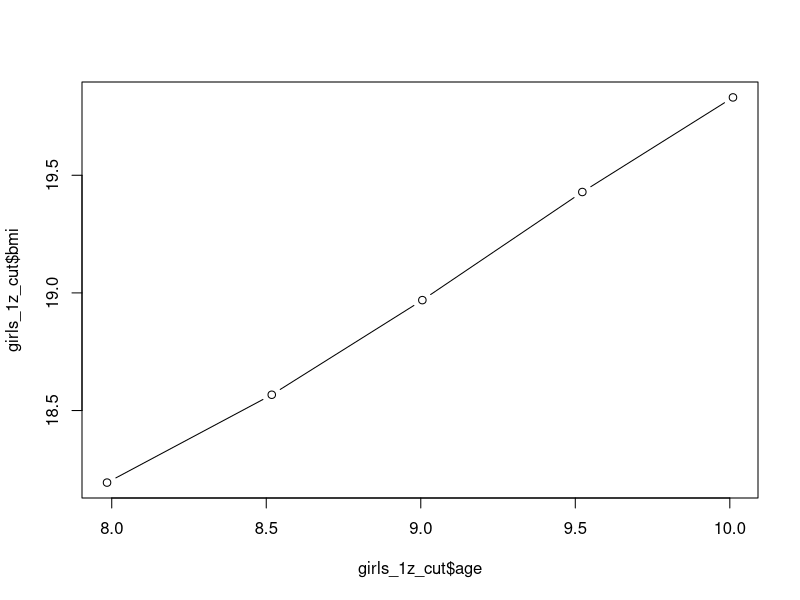
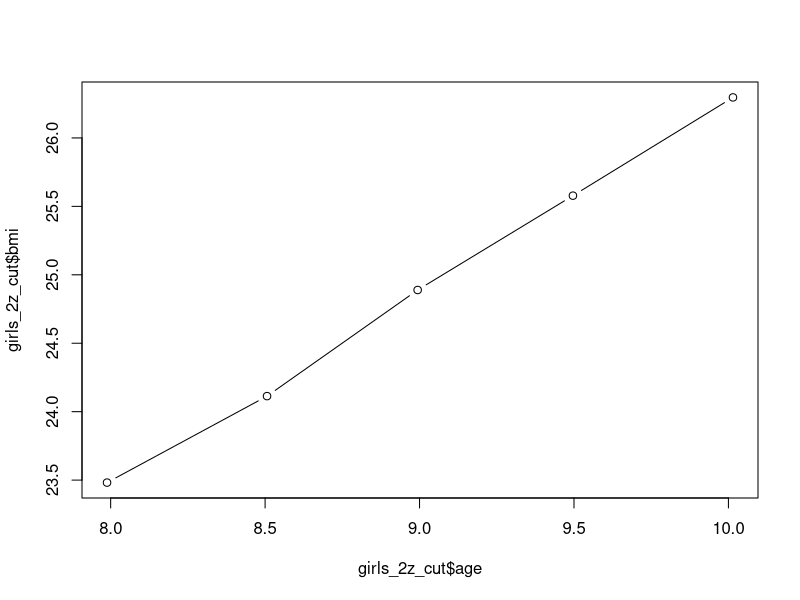
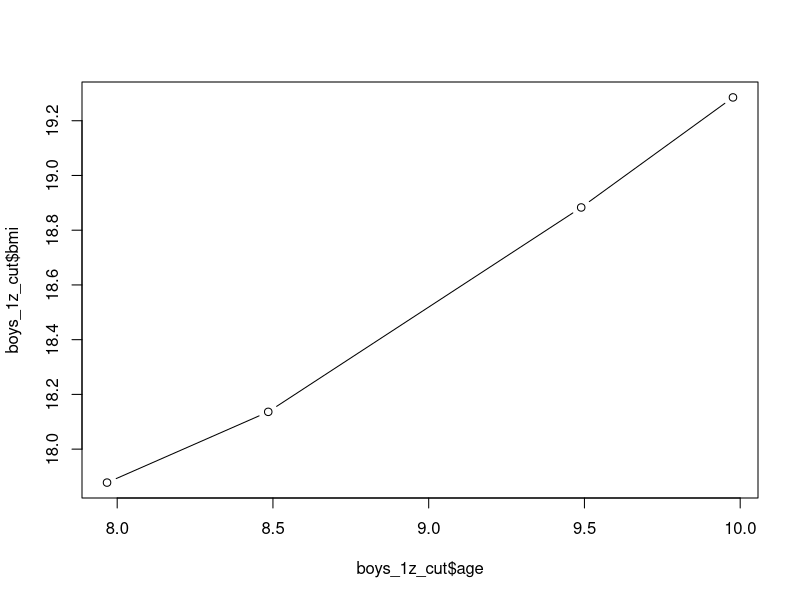
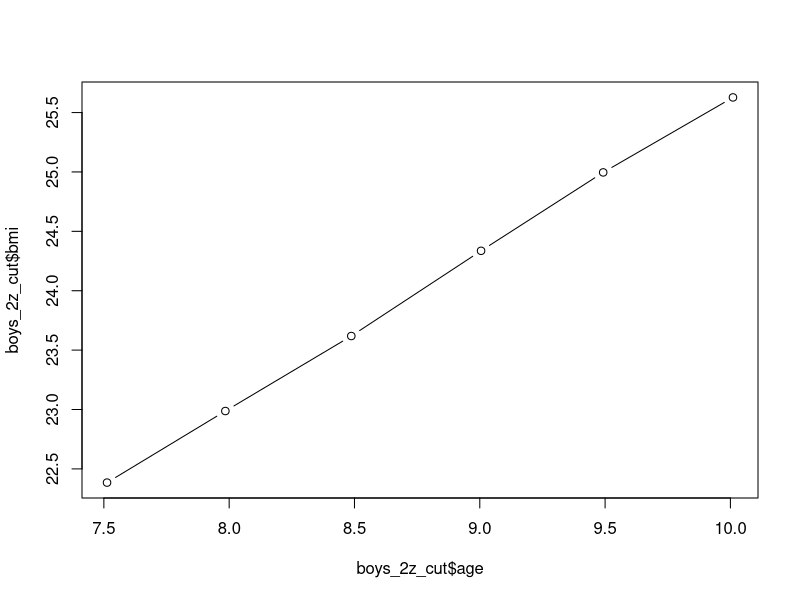

Recreate these plots in R, in order. (Note: this script raises an error after producing the figures.)
# regression line using CDC growth charts 


library(tidyverse)
library(readxl)

setwd("C:/Users/sophi/OneDrive - cumc.columbia.edu/STIMULATE/CEA/data/cdc_growth_charts/")

# Read files for BMI at 1-zscore, 2-score for girls and boys
girls_1z <- read_csv("BMI_girls_1z.csv")
girls_2z <- read_csv("BMI_girls_2z.csv")
boys_1z <- read_csv("BMI_boys_1z.csv")
boys_2z <- read_csv("BMI_boys_2z.csv")

girls_1z_cut <- girls_1z[(girls_1z$age >= 7.5 & girls_1z$age <= 10.5),]
girls_2z_cut <- girls_2z[(girls_2z$age >= 7.5 & girls_2z$age <= 10.5),]
boys_1z_cut <- boys_1z[(boys_1z$age >= 7.5 & boys_1z$age <= 10.5),]
boys_2z_cut <- boys_2z[(boys_2z$age >= 7.5 & boys_2z$age <= 10.5),]

## Girls 1z
plot(girls_1z_cut$age, girls_1z_cut$bmi, type="b", lty=1)
abline(lm(girls_1z_cut$age ~ girls_1z_cut$bmi))
summary(lm(girls_1z_cut$age ~ girls_1z_cut$bmi))$coefficients
# Slope = 1.220653

## Girls 2z
plot(girls_2z_cut$age, girls_2z_cut$bmi, type="b", lty=1)
abline(lm(girls_2z_cut$age ~ girls_2z_cut$bmi))
summary(lm(girls_2z_cut$age ~ girls_2z_cut$bmi))$coefficients
# Slope = 0.7103459 

## Boys 1z
plot(boys_1z_cut$age, boys_1z_cut$bmi, type="b", lty=1)
abline(lm(boys_1z_cut$age ~ boys_1z_cut$bmi))
summary(lm(boys_1z_cut$age ~ boys_1z_cut$bmi))$coefficients
# Slope = 1.40308 

## Boys 2z
plot(boys_2z_cut$age, boys_2z_cut$bmi, type="b", lty=1)
abline(lm(boys_2z_cut$age ~ boys_2z_cut$bmi))
summary(lm(boys_2z_cut$age ~ boys_2z_cut$bmi))$coefficients[2]
# Slope = 0.7631635

girls_1z_lm<-lm(age ~ bmi, data=girls_1z_cut)
predict(girls_1z_lm, newdata=data.frame(age=8, bmi=NA))


girls_2z_lm<-lm(girls_2z_cut$age ~ girls_2z_cut$bmi)
boys_1z_lm<-lm(boys_1z_cut$age ~ boys_1z_cut$bmi)
boys_2z_lm <- lm(boys_2z_cut$age ~ boys_2z_cut$bmi)


# Interpolate BMI values for z-score 1.81
z_target <- 1.81
slope_girls <- girls_1z_lm$coefficients[2] + ((girls_2z_lm$coefficients[2] -girls_1z_lm$coefficients[2]) * (z_target - 1)) / (2-1)
print(slope_girls)
slope_boys <- boys_1z_lm$coefficients[2] + ((boys_2z_lm$coefficients[2] - boys_1z_lm$coefficients[2]) * (z_target -1)) / (2-1)
print(slope_boys)                                                

# Average slope for boys and girls
p_girls <- 0.4697
p_boys <- 0.5303
(slope_boys * p_boys) + (slope_girls * p_girls)  # 0.8483724
0.84372 / 12 

# 0.07031 BMI increase each month for our NH arm


14.18181818 + (1.220653 * 8)


# Assuming you have models for z-scores 1 and 2: model_z1, model_z2

# Function to calculate BMI using linear interpolation
bmi_interpolation <- function(model_z1, model_z2, age_target, z_target) {
  bmi_z1 <- predict(model_z1, newdata = data.frame(age = age_target))
  bmi_z2 <- predict(model_z2, newdata = data.frame(age = age_target))
  
  bmi_target <- bmi_z1 + (bmi_z2 - bmi_z1) * (z_target - 1) / (2 - 1)
  
  return(bmi_target)
}

predict(girls_1z_lm, newdata=data.frame(age=8))

# Example usage:
age_target <- 8
z_target <- 1.77

# Replace model_z1 and model_z2 with your actual models
# For example, if you have linear models: model_z1 <- lm(BMI ~ age, data = your_data_z1)
#                                            model_z2 <- lm(BMI ~ age, data = your_data_z2)

estimated_bmi <- bmi_interpolation(girls_1z_lm, girls_2z_lm, age_target, z_target)

# Print the estimated BMI
print(estimated_bmi)


############## G 1z
your_data <- data.frame(
  age = c( 7.4975, 7.9848, 8.5178, 9.0051, 9.5228, 10.0102),
  bmi = c(17.8203, 18.1937, 18.5671, 18.9693, 19.4289, 
          19.831)
)

# Fit a linear model
linear_model <- lm(bmi ~ age, data = your_data)

# Predict BMI at age 8
new_data <- data.frame(age = 8)
predicted_bmi <- predict(linear_model, newdata = new_data)

# Print the predicted BMI at age 8
print(predicted_bmi) #18.19547


########### G 2z
# Create a data frame from the provided data
your_data <- data.frame(
  age = c(7.4856, 7.9883, 8.5063, 8.9939, 9.4966, 10.0147),
  bmi = c(22.8213, 23.4818, 24.1136, 24.889, 25.5782, 26.2961)
)

# Fit a linear model
linear_model <- lm(bmi ~ age, data = your_data)

# Predict BMI at age 8
new_data <- data.frame(age = 8)
predicted_bmi <- predict(linear_model, newdata = new_data)

# Print the predicted BMI at age 8
print(predicted_bmi) # 23.49555


############### B 1z
# Create a data frame from the provided data
your_data <- data.frame(
  age = c(7.0084, 7.4955, 7.9674, 8.4849, 9.4896, 9.9768, 10.5096),
  bmi = c(17.3607, 17.6192, 17.8778, 18.1363, 18.8831, 19.2852, 19.6874)
)

# Fit a linear model
linear_model <- lm(bmi ~ age, data = your_data)

# Predict BMI at age 8
new_data <- data.frame(age = 8)
predicted_bmi <- predict(linear_model, newdata = new_data)

# Print the predicted BMI at age 8
print(predicted_bmi) #17.93534


############### B 2z

# Create a data frame from the provided data
your_data <- data.frame(
  age = c(7.0254, 7.5127, 7.9848, 8.4873, 9.0051, 9.4924, 10.0102, 10.5279),
  bmi = c(21.8106, 22.3846, 22.9872, 23.6186, 24.3361, 24.9962, 25.6276, 26.3163)
)

# Fit a linear model
linear_model <- lm(bmi ~ age, data = your_data)

# Predict BMI at age 8
new_data <- data.frame(age = 8)
predicted_bmi <- predict(linear_model, newdata = new_data)

# Print the predicted BMI at age 8
print(predicted_bmi) #23.02995

bmi_g_1z<-18.19547
bmi_g_2z<-23.49555
bmi_b_1z<-17.93534
bmi_b_2z<-23.02995

start_b <- bmi_b_1z + ((bmi_b_2z - bmi_b_1z) * (z_target -1)) / (2-1)
print(start_b) #21.85819
start_g <- bmi_g_1z + ((bmi_g_2z - bmi_g_1z) * (z_target -1)) / (2-1)
print(start_g) #22.27653

start_bmi<-p_boys*start_b + p_girls*start_g

print(start_bmi) #22.05468
